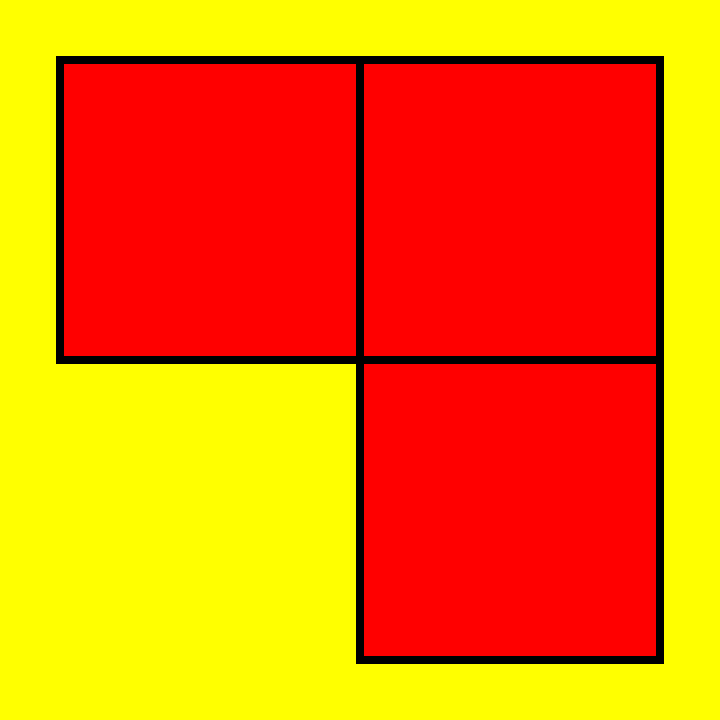
Frame 1 (no input)
Frame 60 (no input): identical to frame 1, image omitted
Frame 120 (the mouse pressed at the canvas centre since frame 60): identical to frame 1, image omitted

The p5.js sketch that drew this single still picture (run headless with seeded random() and noise() and a simulated clock; from frame 60 on, the mouse is pressed at the canvas centre):

// p5.js sketch
// ── sketch.js
function setup() { // runs one time
  createCanvas (720, 720); //720px canvas
  background (255,255,0)//background is grb yellow
}

function draw() { // runs in a loop
  fill (255,0,0); // fills red
  strokeWeight (8); // stroke weight 8 px
  translate (60, 60);
  quad(0,0,
        300, 0,
        300, 300,
        0, 300);

  quad(300,0,
        600, 0,
        600, 300,
        300, 300); // move quad 300 px in x direction

  quad(300,300,
        600, 300,
        600, 600,
        300, 600); // move quad 300 px in x direction
}
